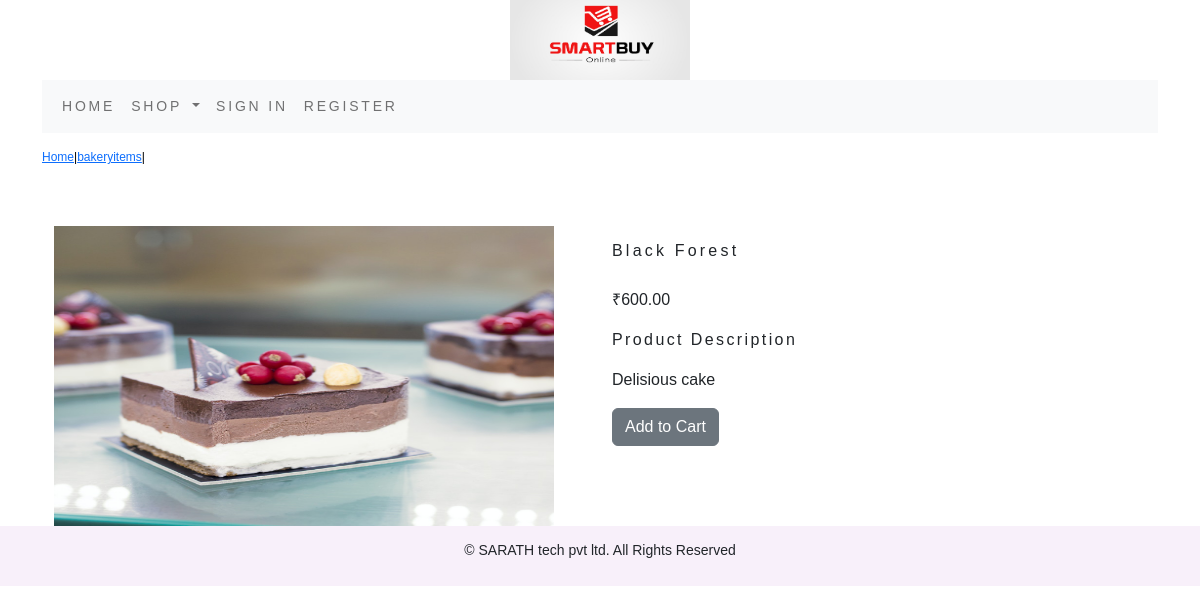
/bakery-items/black-forest/, run on the app's committed database.
### shop/models.py (models this page shows, shortened)
class Product(models.Model):
    name = models.CharField(max_length=250, unique=True)
    slug = models.SlugField(max_length=250, unique=True)
    description = models.TextField(blank=True)
    price = models.DecimalField(max_digits=10, decimal_places=2)
    category = models.ForeignKey(Category, on_delete=models.CASCADE)
    image = models.ImageField(upload_to='product', blank=True)
    stock = models.IntegerField()
    available = models.BooleanField(default=True)
    created = models.DateTimeField(auto_now_add=True)
    updated = models.DateTimeField(auto_now=True)
    class Meta:
        ordering = ('name',)
        verbose_name = 'product'
        verbose_name_plural = 'products'

class Category(models.Model):
    name = models.CharField(max_length=250, unique=True)
    slug = models.SlugField(max_length=250, unique=True)
    description = models.TextField(blank=True)
    image = models.ImageField(upload_to='category', blank=True)
    class Meta:
        ordering = ('name',)
        verbose_name = 'category'
        verbose_name_plural = 'categories'
    def get_url(self):
        return reverse('shop:products_by_category', args=[self.slug])
    def __str__(self):
        return '{}'.format(self.name)

### shop/views.py (the view)
# urls.py: path('<slug:c_slug>/<slug:product_slug>/', views.ProdDetail, name='products_category_detail'),
def ProdDetail(request, c_slug, product_slug):
    try:
        product = Product.objects.get(category__slug=c_slug, slug=product_slug)
    except Exception as e:
        raise e
    return render(request, 'product.html', {'product': product})

### cart/context_processors.py (called while the page is built)
def counter(request):
    item_count = 0
    if 'admin' in request.path:
        return {}
    else:
        try:
            cart = Cart.objects.filter(cart_id= _cart_id(request))
            cart_items=CartItem.objects.all().filter(cart=cart[:1])
            for cart_item in cart_items:
                item_count += cart_item.quantity
        except Cart.DoesNotExist:
            item_count = 0
        return dict(item_count=item_count)

### cart/views.py (called while the page is built)
def _cart_id(request):
    cart = request.session.session_key
    if not cart:
        cart = request.session.create()
    return cart

### shop/context_processors.py (called while the page is built)
def menu_links(request):
    links = Category.objects.all()
    return dict(links=links)

### templates/product.html (shortened to what this page needs)
{% extends 'base.html' %}
{% load static %}
{% block content %}
<div class="row my_prod_row_class">
  <div class="mx_auto">
    <p><a href="{% url 'shop:AllprodCat' %}">Home</a>|<a href="{{product.category.url}}">{{product.category}}</a>|{{Product.name}}</p>
  </div>
</div>
<div class="container">
<br>
<div class="row">
  <div class="col-6 col-sm-6 col-md-6 col-lg-6">
      <img src="{{product.image.url}}" alt="{{product.name}}" style="min-width :10rem" width="500px" height="300px">
  </div>
  <div class="col-6 col-sm-6 col-md-6 col-lg-6">
      <h1 class="my_prod_title">{{product.name}}</h1>
      <p>₹{{product.price}}</p>
      <p class="my_title">Product Description</p>
      <p class="text-justify my_prod_text">{{product.description}}</p>
      {% if product.stock <= 0 %}
      <p class="text-justify my_prod_text"><b>Out of Stock</b></p>
      {% else %}
      <a href="{% url 'cart:add_cart' product.id %}" class="btn btn-secondary">Add to Cart</a>
      {% endif %}
  </div>
</div>
</div>
{% endblock %}

### static/css/custom.css (style rules this page uses)
body { font-family: 'Lato', sans-serif; }
.my_title { font-size:16px; text_transform:uppercase; letter-spacing:0.15em; }
.my_prod_row_class { padding-top:15px; padding-bottom:20px; }
.my_prod_row_class .mx_auto { color:#000 ; font-size:12px; text-decoration:none; }
.my_prod_title { font-size:16px; text_transform:uppercase; letter-spacing:0.2em; padding-top:15px; padding-bottom:20px; }
.my_prod_text { padding-right:20px; }
* { margin: 0; padding: 0; box-sizing: border-box; font-family: 'Poppins', sans-serif; }
body { min-height: 100vh; }

### data on the page
Product: category "bakeryitems", image (picture), name "Black Forest", price "600.00", description "Delisious cake"
